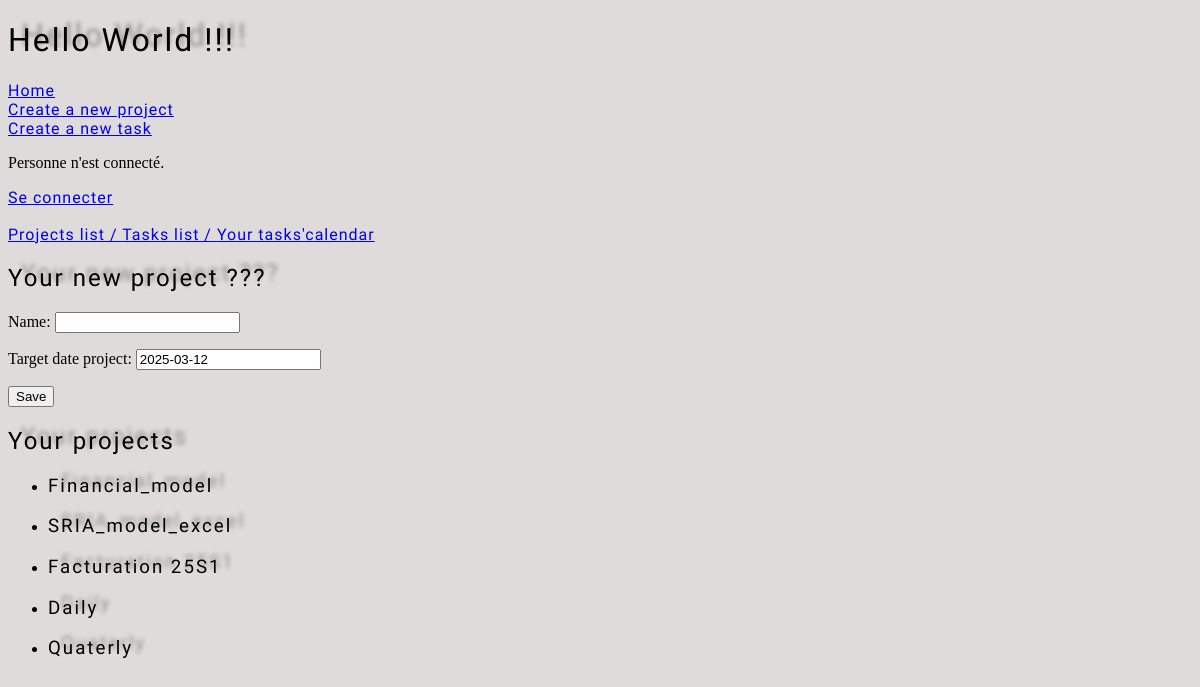
The page /todo/project_creation/ on the database as committed earlier.
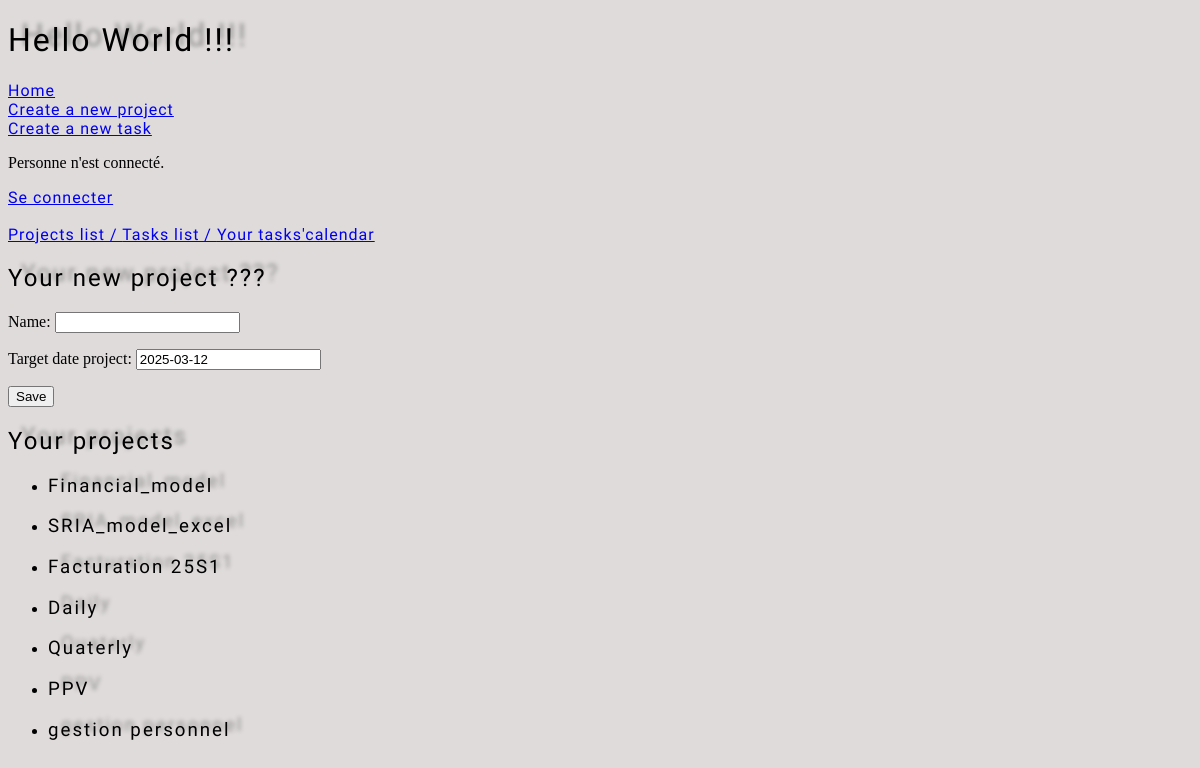
The same page on the database as committed later.
### todolist/models.py (models this page shows, shortened)
class Project(models.Model):
  name=models.CharField(max_length=100, unique=True)
  slug=models.SlugField(max_length=100, unique=True, blank=True)
  target_date_project = models.DateField(default=default_target_date)
  historic_target_date_project= models.JSONField(default=list, blank=True)

### todolist/views.py (the view)
# urls.py: path('project_creation/', ProjectCreateView.as_view(), name='project_creation'),
class ProjectCreateView(CreateView):
  model= Project
  template_name= 'todolist/project_form.html'
  form_class= ProjectForm
  success_url= reverse_lazy('todolist:projects_list')
  def get_context_data(self, *args, **kwargs):
    context= super().get_context_data(*args, **kwargs)
    context['projects']=Project.objects.all()
    return context

### todolist/forms.py
class ProjectForm(forms.ModelForm):
  class Meta:
    model = Project
    fields = ['name', 'target_date_project']
    widget= {'target_date_project': forms.DateInput(attrs={'type':'date'})
             }

### todolist/models.py (called while the page is built)
def default_target_date():
  return date.today() + timedelta(days=1)

### todolist/templates/todolist/project_form.html (shortened to what this page needs)
<!DOCTYPE html>
<html lang="en">
  {% extends 'base.html' %} {% load static %}
    {% block content %}
    <h2>Your new project ???</h2>
    <form method="post">
      {% csrf_token %} {{ form.as_p }}
      <button type="submit">Save</button>
    </form>
    <h2>Your projects</h2>
    <ul>
      {% for project in projects %}
      <li>
       <h3>{{ project.name }}</h3>
      </li>
      {% endfor %}
    {% endblock content %}

Rows that differ between the two databases and show on the page:
added Project: name "PPV"
added Project: name "gestion personnel"
